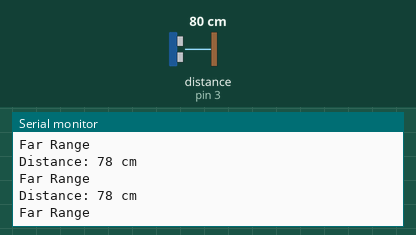
This sketch was run on a simulated Arduino Uno, built with avr-gcc and run on an emulated ATmega328P. On the bench: the last lines printed to the serial monitor. Wiring (inferred from the names in the program): ultrasonic range finder: trigger pin 2; echo pin 3. The test bench sets the inputs (shaded band); at power-on: distance to the obstacle (sensor on pin 3) 80 cm. The echo pulse lasts 58.3 µs per cm.

Above: at 1.2 s.
1.3 s: distance to the obstacle (sensor on pin 3) set to 2 cm
At 3.2 s:
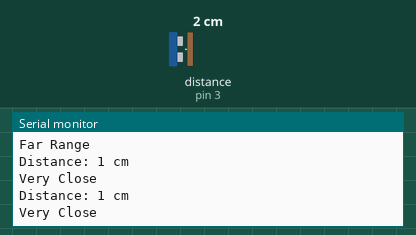
3.8 s: distance to the obstacle (sensor on pin 3) set to 18 cm
At 4.8 s:
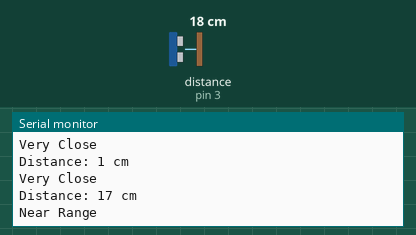
Timing chart, 0 to 6.8 s (numbered marks = the images above; inputs shaded):
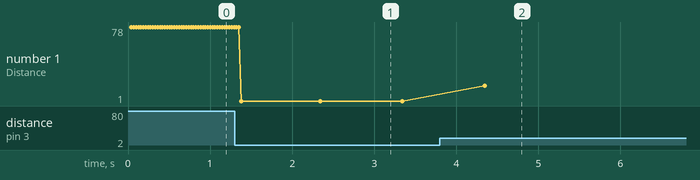

The sketch:

DISTANCE.ino
```cpp
#include <Wire.h>
#define echoPin 3
#define trigPin 2
long duration;
int distance;

void setup() {
pinMode(trigPin, OUTPUT);
pinMode(echoPin, INPUT);
Serial.begin(9600);
Serial.println("HELLO RAGU ");
Serial.println("Distance Measure Program");
}

void loop() {
digitalWrite(trigPin, LOW);
delayMicroseconds(2);
digitalWrite(trigPin, HIGH);
delayMicroseconds(10);
digitalWrite(trigPin, LOW);
duration = pulseIn(echoPin, HIGH);
distance = duration * 0.034 / 2;
Serial.print("Distance: ");
Serial.print(distance);
Serial.println(" cm");

if (distance <= 10)
{
Serial.println("Very Close");
delay(1000);
}
else if (distance >=11 && distance <=50)
{
Serial.println("Near Range");
delay(10000);
}
else
{
Serial.println("Far Range");
}}
```

Measured:
- after the input at 1.3 s, the serial monitor: prints a new line after 0.08 s (image 1)
- after the input at 3.8 s, the serial monitor: prints a new line after 0.55 s (image 2)
- plotted number 1: 78 → 1 after the input at 1.3 s, 1 → 17 after the input at 3.8 s
